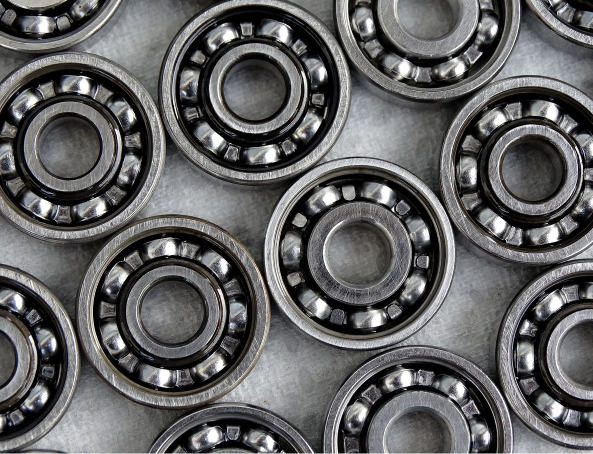
%> input picture balls.jpg, 1186 x 908 px (shown at 1/2 size)
$ octave --eval "result = CountShapes_2016csb1057(imread('balls.jpg'));"   (GNU Octave 9; MATLAB toolbox functions it lacks are replaced by stand-ins)
%> lines starting %> are read from the running program, lines starting %| are printed output that depends on the picture; in (x1, y1, x2, y2) boxes, pixels count from 0 and x2, y2 are one past the last pixel; in counts of white or black regions, pixels touching at a corner belong together; the program's own positions count from 1
function out = CountShapes_2016csb1057(rgb)


%gray_image = rgb2gray(rgb);
im = im2bw(rgb,0.5);
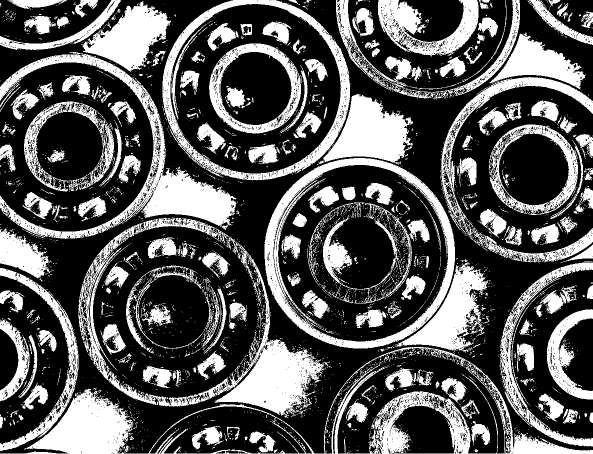
%> im: size 908x1186 logical (shown at 1/2 size); 35.4% white; 3729 white regions (3425 under 20 px), largest, box (x1, y1, x2, y2) and area: (0, 694, 1186, 908) 36519, (157, 435, 657, 836) 30489, (0, 104, 473, 478) 26311
%figure,imshow(im);
gray_image = im;
se = strel('line',3,90);
gray_image = imdilate(gray_image,se);
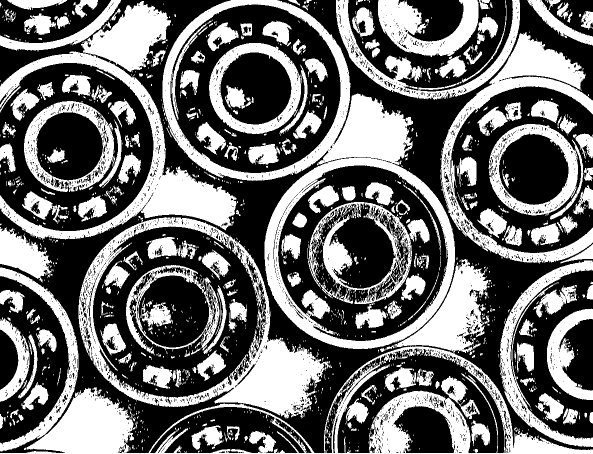
%> gray_image: size 908x1186 logical (shown at 1/2 size); 43.1% white; 1599 white regions (1253 under 20 px), largest, box (x1, y1, x2, y2) and area: (0, 518, 1186, 908) 61105, (325, 0, 910, 698) 59205, (157, 434, 664, 837) 38059
%figure, imshow(gray_image);
[row,col] = size(gray_image);
%> row = 908; col = 1186

%figure,imshow(gray_image);
gray_image = bwareaopen(gray_image, 2500);
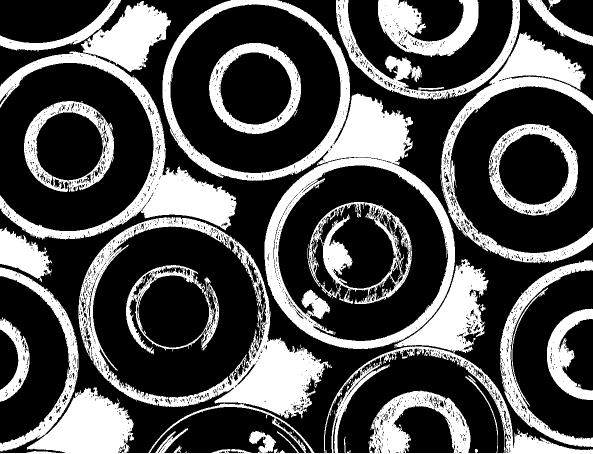
%> gray_image: size 908x1186 logical (shown at 1/2 size); 31.9% white; 20 white regions, largest, box (x1, y1, x2, y2) and area: (0, 518, 1186, 908) 61105, (325, 0, 910, 698) 59205, (157, 434, 664, 837) 38059
gray_image2 = zeros(row,col);
for i=1:row
    for j=1:col
        if(gray_image(i,j)==1)
            gray_image2(i,j) = 0;
        elseif (gray_image(i,j)==0)
            gray_image2(i,j) = 1;
        end
    end
end

gray_image2 = bwareaopen(gray_image2, 250);
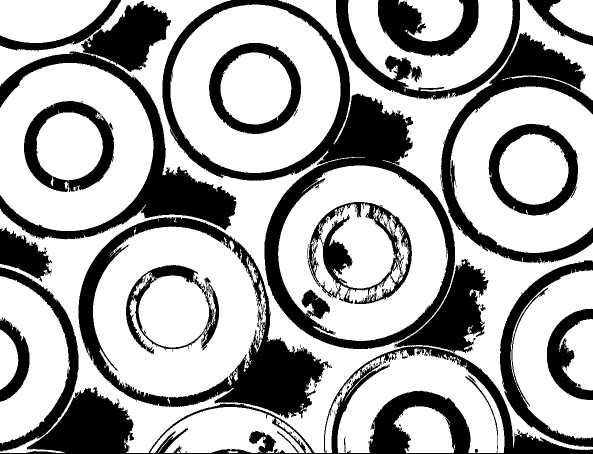
%> gray_image2: size 908x1186 logical (shown at 1/2 size); 66.7% white; 20 black regions, largest, box (x1, y1, x2, y2) and area: (0, 518, 1186, 908) 63891, (325, 0, 910, 698) 60051, (157, 434, 664, 837) 40968
se = strel('line',3,90);
gray_image2 = imerode(gray_image2,se);
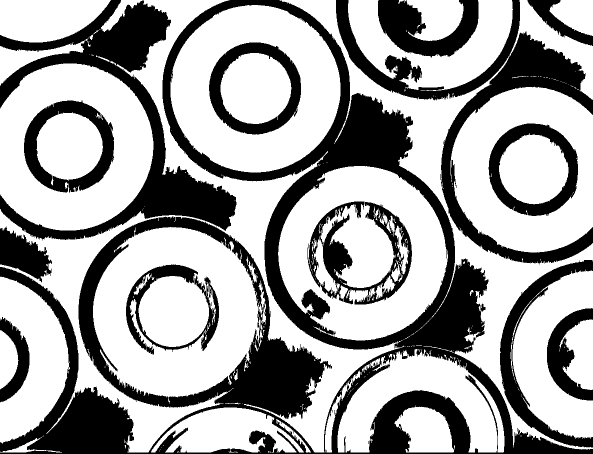
%> gray_image2: size 908x1186 logical (shown at 1/2 size); 64.3% white; 14 black regions, largest, box (x1, y1, x2, y2) and area: (0, 0, 1186, 908) 186605, (0, 0, 473, 481) 51332, (672, 0, 1186, 529) 42653
gray_image2 = edge(gray_image2,'canny');
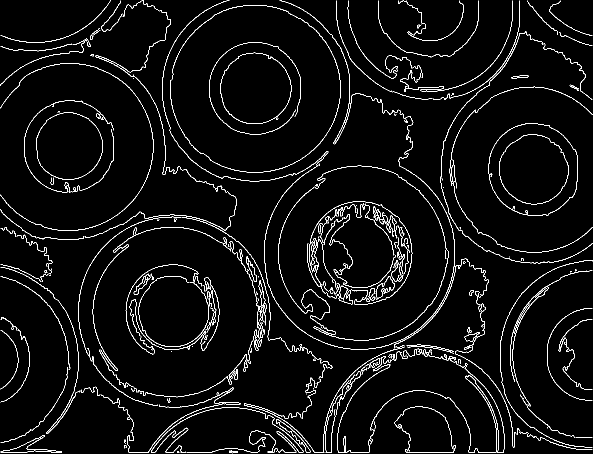
%> gray_image2: size 908x1186 logical (shown at 1/2 size); 3.9% white in thin lines or dots
%figure, imshow(gray_image2);

% CC = bwconncomp(gray_image2);
% numPixels = cellfun(@numel,CC.PixelIdxList);
% [biggest,idx] = max(numPixels);
% gray_image(CC.PixelIdxList{idx}) = 1;
% figure,imshow(gray_image);


% %
gray_image = gray_image2;
figure,imshow(rgb);
centerList = [];
radiiList = [];
listRadii = [60,100,150,200,250];
for i=60:30:250
    [centers,radii] = imfindcircles(gray_image,[i,i+30],'Sensitivity',0.946,'Method','twostage');
    centerList = [centerList; centers];
    radiiList = [radiiList; radii];
end
viscircles(centerList,radiiList);
f = getframe(gca);
im = frame2im(f);
dim = size(centerList);
dim(1);
disp('THE NUMBER OF RINGS ARE: ');
disp(dim(1));
imwrite(im,'finalCircles.jpg');
out = dim(1);


end
%> (the run ends here)

$ run again, on selfie.jpg
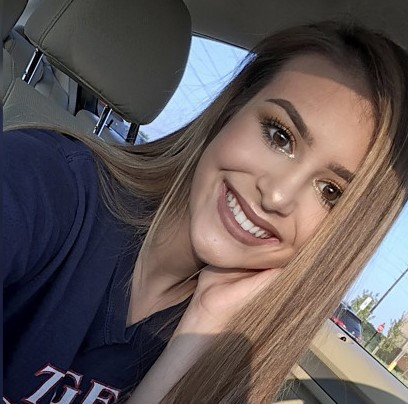
%> input picture selfie.jpg, 408 x 404 px
%> in CountShapes_2016csb1057, `im = im2bw(rgb,0.5);`:
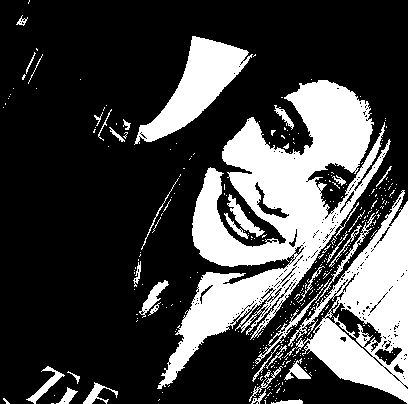
%> im: size 404x408 logical; 26.9% white; 333 white regions (298 under 20 px), largest, box (x1, y1, x2, y2) and area: (157, 80, 391, 389) 23892, (284, 190, 408, 404) 11099, (134, 36, 253, 145) 4655
%> in CountShapes_2016csb1057, `gray_image2 = edge(gray_image2,'canny');`:
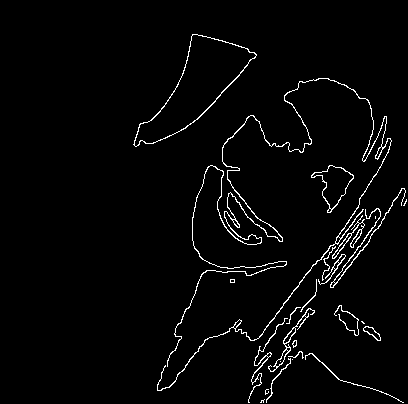
%> gray_image2: size 404x408 logical; 2.6% white in thin lines or dots, all inside (x1, y1, x2, y2) = (133, 34, 407, 403)
